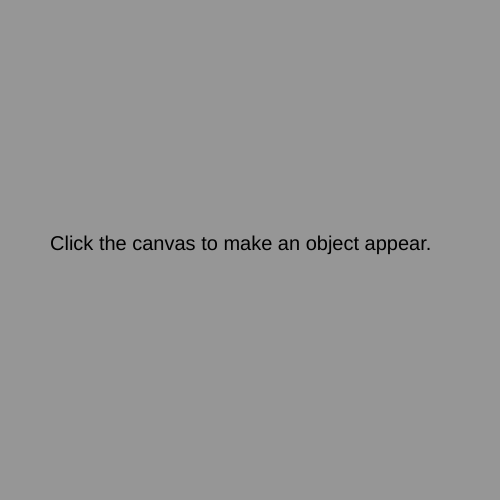
Frame 1 (no input)
Frame 60 (no input): identical to frame 1, image omitted
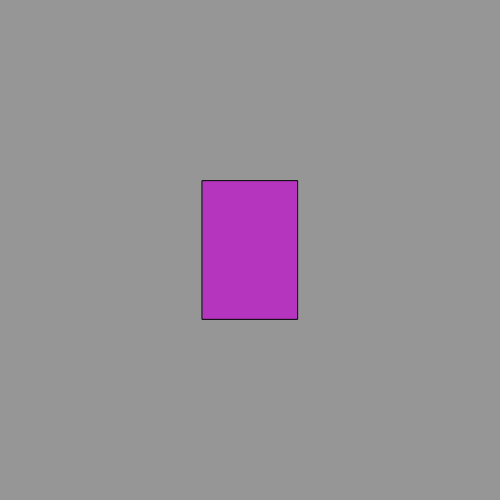
Frame 120 (the mouse pressed at the canvas centre since frame 60)

The p5.js sketch that drew these frames (run headless with seeded random() and noise() and a simulated clock; from frame 60 on, the mouse is pressed at the canvas centre):

// p5.js sketch
// ── sketch.js
// Cameron Moore

var canvasWidth = 500;
var canvasHeight = 500;
var midX = canvasWidth/2;       // midpoint X
var midY = canvasHeight/2;      // midpoint Y

var currentChar = 0;    // Activator for different "characters"
var charAmount = 2;

// Color Variables
var red, green, blue;
var deltaR, deltaG, deltaB;

// Char 1 - pulseSquare
var sizeAdd = 0;        // addition value
var sizeSpeed = 0;      // change speed
var sizeAccel = 1;      // acceleration
var maxSpeed = 10;       // angle change maximum
var pulseX, pulseY;
var pulseW, pulseH;

// Char 2 - bouncyBall
var ballRad = 5;
var ballX;
var ballY;
var ballVel;          // Velocity of ball
var ballGrav = 1;     // Change in velocity (simulated gravity)

function setup()
{
  createCanvas(canvasWidth,canvasHeight);
  background(150,150,150);
}

function draw()
{
  background(150,150,150);

  // Starting State
  if (currentChar == 0)
  {
    textSize(20);
    text("Click the canvas to make an object appear.", 50, midY);
  }

  // pulseSquare state
  else if (currentChar == 1)
  {
    sizeAdd += sizeSpeed;
    sizeSpeed += sizeAccel;
    if (sizeAccel > 0 && sizeSpeed > maxSpeed)
    { sizeAccel *= -1;}
    else if (sizeAccel < 0 && sizeSpeed < -maxSpeed)
    { sizeAccel *= -1;}
    pulseSquare(pulseX, pulseY, pulseW, pulseH, red, green, blue, sizeAdd);
  }

  // bouncyBall state
  else if (currentChar == 2)
  {
    ballVel += ballGrav;
    ballY += ballVel;
    if (ballY + ballVel >= canvasHeight - ballRad)
    {
      if (ballVel < 2 && ballVel > -2)
      {
        ballY = canvasHeight - ballRad;
        ballVel = 0
      }
      else
      {
        ballY = canvasHeight - (ballY - (canvasHeight - ballRad));
        ballVel = (ballVel/2) * -1;
      }
    }
    bouncyBall(ballX,ballY,ballRad,red,green,blue);
  }
  /*
  // rainbowWave state
  else if (currentChar == 3)
  {
    if (red >= colorLimit)
    {
      deltaR = -1;
      deltaG = 1;
    }
    if (red == 0 && deltaR == -1)
      {deltaR = 0;}

    if (green >= colorLimit)
    {
      deltaG = -1;
      deltaB = 1;
    }
    if (green == 0 && deltaG == -1)
        {deltaG = 0;}

    if (blue >= colorLimit)
    {
      deltaB = -1;
      deltaR = 1;
    }
    if (blue == 0 && deltaB == -1)
          {deltaB = 0;}
  }
  */
}

function mousePressed()
{
  if (currentChar < charAmount)
  { currentChar++;}
  else
  { currentChar = 1;}

  // pulseSquare initialization
  if (currentChar == 1)
  {
    pulseX = mouseX;
    pulseY = mouseY;
    red = random(0,255);
    green = random(0,255);
    blue = random(0,255);
    pulseW = random(5,100);
    pulseH = random(5,100);
    sizeAccel = random(1,3);
    maxSpeed = random(5,20);
    sizeAdd = 0;
  }

  // bouncyBall initialization
  if (currentChar ==2)
  {
    ballX = mouseX;
    ballY = mouseY;
    ballRad = random(10,50);
    red = random(0,255);
    green = random(0,255);
    blue = random(0,255);
    ballVel = 0;
  }
/*
  // rainbowWave initialization
  if (currentChar == 3)
  {
    sizeAccel = 1;
    maxSpeed = random(5,10);
    sizeAdd = 1;

    r = 25;
    g = 0;
    b = 75;
    deltaR = -1;
    deltaG = 0;
    deltaB = 1;

    rainbowWave = (x,y,sizeAdd,red,green,blue);
  }
  */
}

function pulseSquare(x,y,w,h,r,g,b,animFrame)
{
  fill(r,g,b);
  stroke(0,0,0);
  rectMode(CENTER);
  rect(x,y, w + animFrame, h + animFrame);
}

function bouncyBall(x,y,radius,r,g,b)
{
  fill(r,g,b);
  stroke(0,0,0);
  ellipseMode(RADIUS);
  ellipse(x,y,radius);
}

/*
function rainbowWave(x,y,amp, r,g,b)
{
  stroke(r,g,b);
  line(x, y+amp, x, y-amp);
}
*/
